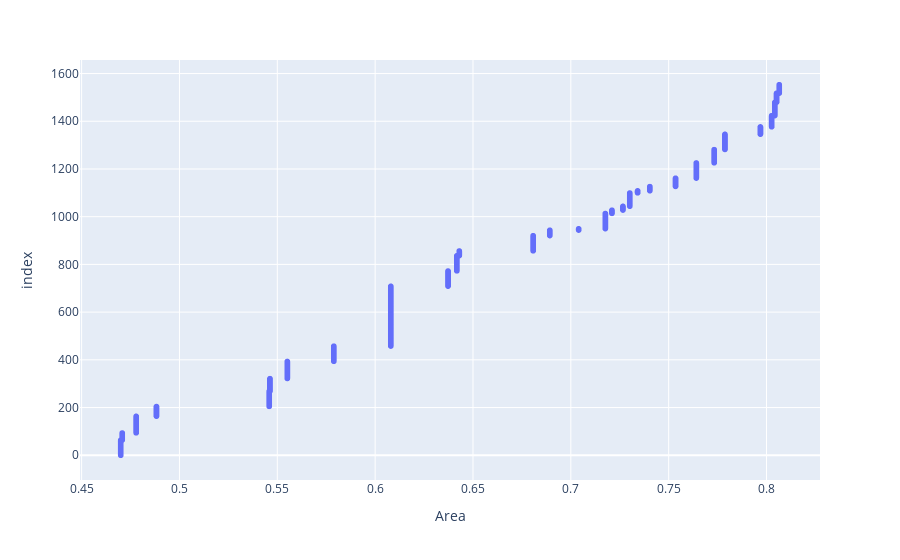

Notebook code cell kept with this figure:
### Code cell
import pandas as pd
import numpy as np
import plotly.express as px

array = EVI_value

colour_1 = np.median(array)
colour = 0.09

status = []

for value in array:
    if value >= colour:
        status.append('Healthy')
    else:
        status.append('Unhealthy')

Table = pd.DataFrame({'Area': array, 'Status': status})

Table = Table[['Area', 'Status']] # rearrange columns

# select only the 'Healthy' rows
Table_healthy = Table[Table['Status'] == 'Healthy']

# create a plotly visualization using plotly express
fig = px.scatter(Table, x='Area', y=Table.index)

# show the plot
fig.show()

### Figure 1 — Plotly figure (JSON) as saved in the notebook; plotly's stock layout.template omitted (floating-point values rounded to 4 significant figures; data arrays with more than 128 entries replaced by an {"elided": "..."} marker saying what was removed)
{"data": [{"hovertemplate": "Area=%{x}<br>index=%{y}<extra></extra>", "legendgroup": "", "marker": {"color": "#636efa", "symbol": "circle"}, "mode": "markers", "name": "", "showlegend": false, "type": "scattergl", "x": {"elided": "1554 float values"}, "xaxis": "x", "y": {"elided": "1554 int values"}, "yaxis": "y"}], "layout": {"legend": {"tracegroupgap": 0}, "margin": {"t": 60}, "xaxis": {"anchor": "y", "domain": [0, 1], "title": {"text": "Area"}}, "yaxis": {"anchor": "x", "domain": [0, 1], "title": {"text": "index"}}}}
